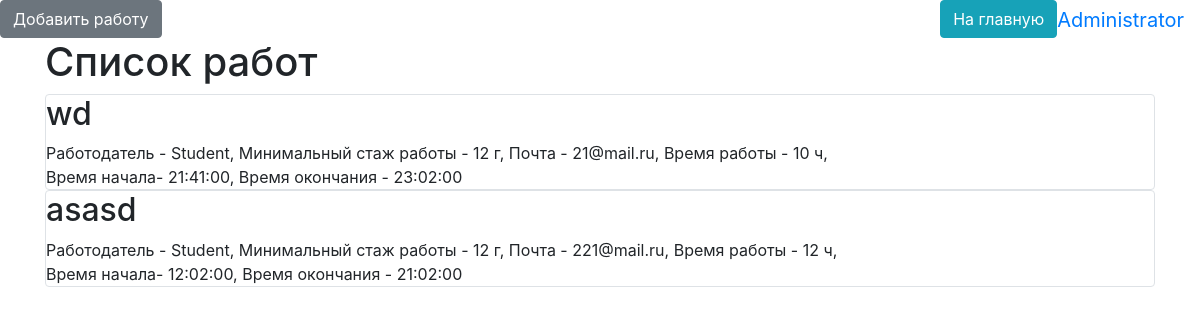
The page / (signed in) on the database its author committed.
### data/users.py (models this page shows, shortened)
class User(SqlAlchemyBase, UserMixin, SerializerMixin):
    __tablename__ = 'users'
    id = sqlalchemy.Column(sqlalchemy.Integer,
                           primary_key=True, autoincrement=True)
    name = sqlalchemy.Column(sqlalchemy.String, nullable=True, unique=True)
    email = sqlalchemy.Column(sqlalchemy.String,
                              index=True, unique=True, nullable=True)
    hashed_password = sqlalchemy.Column(sqlalchemy.String, nullable=True)
    modified_date = sqlalchemy.Column(sqlalchemy.DateTime, default=datetime.datetime.now)
    about = sqlalchemy.Column(sqlalchemy.String, nullable=True)
    set_password = sqlalchemy.Column(sqlalchemy.String, nullable=True)
    def set_password(self, password):
        self.hashed_password = generate_password_hash(password)

### data/employment.py (models this page shows)
class Employment(SqlAlchemyBase, SerializerMixin):
    __tablename__ = 'employment'
    id = sqlalchemy.Column(sqlalchemy.Integer,
                           primary_key=True, autoincrement=True)
    team_leader = sqlalchemy.Column(sqlalchemy.Integer,
                                    sqlalchemy.ForeignKey("users.id"))
    job = sqlalchemy.Column(sqlalchemy.String, nullable=True)
    work_size = sqlalchemy.Column(sqlalchemy.Integer, nullable=True)
    experience = sqlalchemy.Column(sqlalchemy.Integer, nullable=True)
    email = sqlalchemy.Column(sqlalchemy.String,
                              index=True, unique=False, nullable=True)
    start_time = sqlalchemy.Column(sqlalchemy.Time, nullable=True)
    end_time = sqlalchemy.Column(sqlalchemy.Time, nullable=True)
    user = sqlalchemy.Column(sqlalchemy.String, nullable=True)

### main.py (the view)
@app.route("/")
def server():
    a = {}
    db_session.global_init("db/blogs.db")
    db_sess = db_session.create_session()
    works = db_sess.query(Jobs).all()
    for i in db_sess.query(User).all():
        a[i.id] = i.name
        a[str(i.id)] = i.name
    for item in works:
        item.user = a[item.team_leader]
        db_sess.add(item)
        db_sess.commit()
    return render_template("work.html", works=works)

### data/db_session.py (called while the page is built, shortened)
def global_init(db_file):
    global __factory
    if __factory:
        return

def create_session() -> Session:
    global __factory
    return __factory()

### main.py (called while the page is built)
@login_manager.user_loader
def load_user(user_id):
    db_session.global_init("db/blogs.db")
    db_sess = db_session.create_session()
    return db_sess.query(User).get(user_id)

### templates/work.html (shortened to what this page needs)
{% extends "base.html" %}
{% block content %}
<h1>Список работ</h1>
{% for item in works %}
<div class="col-md6 border rounded">
    <h2>{{item.job}}</h2>
    <div>
        Работодатель - {{item.user}}, Минимальный стаж работы - {{item.experience}} г, Почта - {{item.email}}, Время работы - {{item.work_size}} ч,
    </div>
    <div>
        Время начала- {{item.start_time}}, Время окончания - {{item.end_time}}
    </div>
</div>
{% endfor %}
{% endblock %}

### templates/base.html (shortened to what this page needs)
<!doctype html>
<html lang="en">
<head>
    <link rel="stylesheet"
          href="https://stackpath.bootstrapcdn.com/bootstrap/4.4.1/css/bootstrap.min.css"
>
</head>
<body>
{% if current_user.is_authenticated %}
    <a class="navbar-brand" href="/logout" style="float: right;">{{ current_user.name }}</a>
    <a href="/" class="btn btn-info" style="float: right;">На главную</a>
{% else %}
    <p>
        <a class="btn btn-primary " href="/register">Зарегистрироваться</a>
        <a class="btn btn-success" href="/login">Войти</a>
    </p>
{% endif %}
{% if current_user.is_authenticated %}
    <a href="addjob" class="btn btn-secondary">Добавить работу</a>
{% endif %}
<main role="main" class="container">
    {% block content %}{% endblock %}
</main>
</body>
</html>

### rows shown on the page
User: name "Administrator"
Employment: job "wd", user "Student", experience "12", email "21@mail.ru", work_size "10", start_time "21:41:00", end_time "23:02:00"
Employment: job "asasd", user "Student", experience "12", email "221@mail.ru", work_size "12", start_time "12:02:00", end_time "21:02:00"
